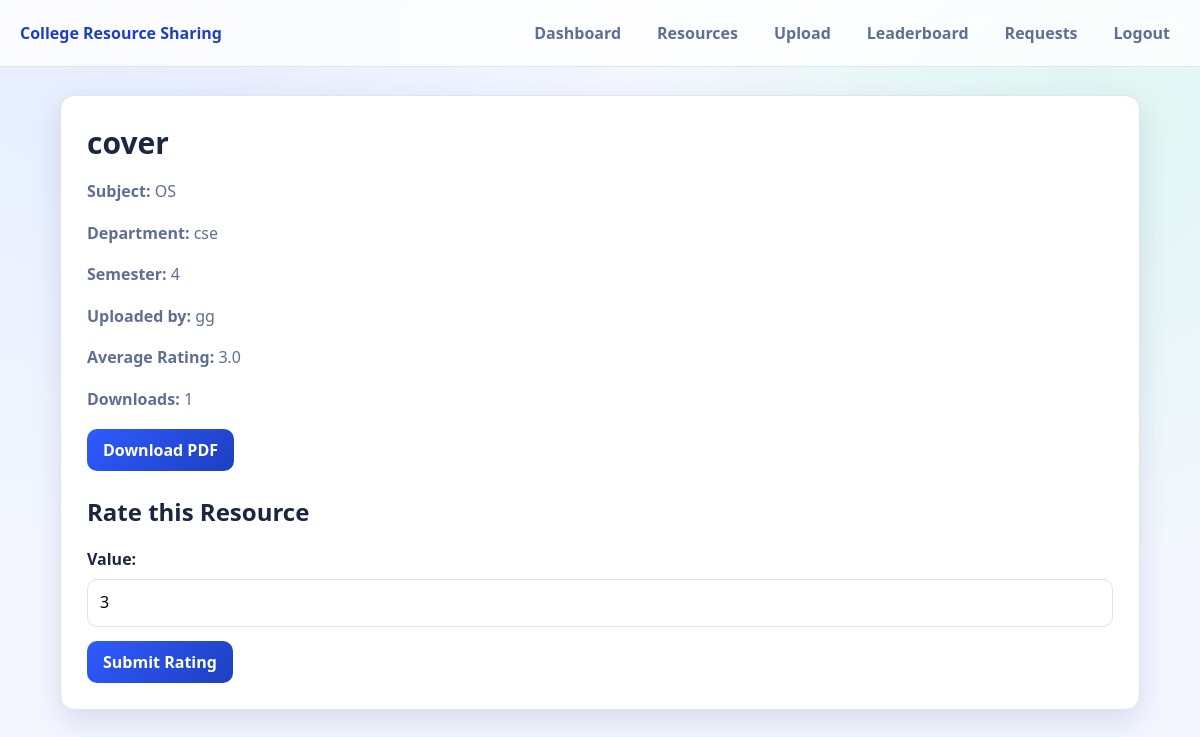
The page /resource/3 (signed in) on the database its author committed.
### resources/models.py (models this page shows, shortened)
class Resource(models.Model):
    RESOURCE_TYPES = (
        ("notes", "Notes"),
        ("pyq", "PYQ"),
        ("book", "Book"),
    )
    title = models.CharField(max_length=200)
    subject = models.ForeignKey(Subject, on_delete=models.CASCADE, related_name="resources")
    uploaded_by = models.ForeignKey(settings.AUTH_USER_MODEL, on_delete=models.CASCADE, related_name="resources")
    file = models.FileField(upload_to="resources/")
    type = models.CharField(max_length=10, choices=RESOURCE_TYPES)
    downloads = models.PositiveIntegerField(default=0)
    rating = models.FloatField(default=0)
    created_at = models.DateTimeField(auto_now_add=True)
    class Meta:
        ordering = ["-created_at"]

class Rating(models.Model):
    user = models.ForeignKey(settings.AUTH_USER_MODEL, on_delete=models.CASCADE, related_name="ratings")
    resource = models.ForeignKey(Resource, on_delete=models.CASCADE, related_name="ratings")
    value = models.IntegerField(validators=[MinValueValidator(1), MaxValueValidator(5)])
    created_at = models.DateTimeField(auto_now_add=True)
    class Meta:
        unique_together = ("user", "resource")

### subjects/models.py (models this page shows, shortened)
class Subject(models.Model):
    name = models.CharField(max_length=120)
    department = models.CharField(max_length=120)
    semester = models.PositiveIntegerField()
    class Meta:
        unique_together = ("name", "department", "semester")
        ordering = ["department", "semester", "name"]

### accounts/models.py (models this page shows, shortened)
class User(AbstractBaseUser, PermissionsMixin):
    YEAR_CHOICES = [(str(i), str(i)) for i in range(1, 5)]
    name = models.CharField(max_length=120)
    email = models.EmailField(unique=True)
    department = models.CharField(max_length=120)
    year = models.CharField(max_length=1, choices=YEAR_CHOICES)
    is_staff = models.BooleanField(default=False)
    is_active = models.BooleanField(default=True)
    date_joined = models.DateTimeField(auto_now_add=True)
    objects = CustomUserManager()
    USERNAME_FIELD = "email"
    REQUIRED_FIELDS = ["name", "department", "year"]

### resources/views.py (the view, shortened to what this page needs)
# urls.py: path("resource/<int:pk>", resource_detail_view, name="resource_detail"),
@login_required
def resource_detail_view(request, pk):
    resource = get_object_or_404(Resource.objects.select_related("subject", "uploaded_by"), pk=pk)
    existing = Rating.objects.filter(user=request.user, resource=resource).first()
    form = RatingForm(request.POST or None, instance=existing)
    return render(request, "resources/resource_detail.html", {"resource": resource, "form": form})

### resources/forms.py
class RatingForm(forms.ModelForm):
    class Meta:
        model = Rating
        fields = ["value"]

### templates/resources/resource_detail.html (shortened to what this page needs)
{% extends "base.html" %}
{% block content %}
<h1>{{ resource.title }}</h1>
<p><strong>Subject:</strong> {{ resource.subject.name }}</p>
<p><strong>Department:</strong> {{ resource.subject.department }}</p>
<p><strong>Semester:</strong> {{ resource.subject.semester }}</p>
<p><strong>Uploaded by:</strong> {{ resource.uploaded_by.name }}</p>
<p><strong>Average Rating:</strong> {{ resource.rating }}</p>
<p><strong>Downloads:</strong> {{ resource.downloads }}</p>
<a class="button" href="/resource/{{ resource.id }}/download">Download PDF</a>
<h2>Rate this Resource</h2>
<form method="post">
    {{ form.as_p }}
    <button type="submit">Submit Rating</button>
</form>
{% endblock %}

### static/style.css (style rules this page uses)
:root { --bg: #f4f7ff; --text: #1b2640; --muted: #5f6f92; --brand: #2f5bff; --brand-dark: #1d3fc0; --brand-soft: #e8eeff; --card: #ffffff; --line: #dde4f2; --shadow: 0 12px 30px rgba(40, 62, 120, 0.14); --radius: 14px; }
* { box-sizing: border-box; }
body { margin: 0; font-family: "Segoe UI", Tahoma, Geneva, Verdana, sans-serif; color: var(--text); background: radial-gradient(circle at 10% 0%, #e3ecff, transparent 42%), radial-gradient(circle at 90% 15%, #dff6f2, transparent 35%), var(--bg); min-height: 100vh; }
h1 { margin: 0 0 14px; font-size: 30px; }
h2 { margin-top: 24px; }
p { color: var(--muted); line-height: 1.6; }
form p { margin: 0 0 14px; }
label { display: block; margin-bottom: 6px; font-weight: 600; color: var(--text); }
input, select, textarea, button { font: inherit; }
input, select, textarea { width: 100%; border: 1px solid var(--line); border-radius: 10px; padding: 10px 12px; background: #fff; }
button, .button { display: inline-block; background: linear-gradient(135deg, var(--brand), var(--brand-dark)); color: #fff; border: 0; border-radius: 10px; padding: 10px 16px; text-decoration: none; font-weight: 600; cursor: pointer; transition: transform 0.15s ease, box-shadow 0.15s ease; }

### rows shown on the page
Resource: title "cover", subject.name "OS", subject.department "cse", subject.semester "4", uploaded_by.name "gg", rating "3.0", downloads "1"
Rating: value "3"
